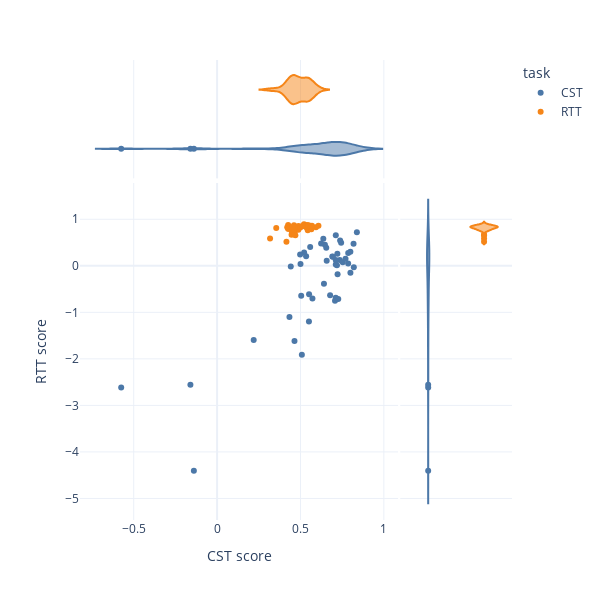

Write notebook code for a chart like this one.
### Code cell
signal = 'lfads_rates_joint_pca_shared'
df = src.decoder_analysis.precondition_td(td, signal)
models = src.decoder_analysis.fit_models(df, signal, target_name='Hand velocity')

trial_scores = src.decoder_analysis.score_trials(df.loc[df['Test set']],signal,models,target_name='Hand velocity')

fig = px.scatter(
    trial_scores.reset_index(),
    x='CST score',
    y='RTT score',
    color='task',
    hover_data=['trial_id'],
    marginal_x='violin',
    marginal_y='violin',
    template='plotly_white',
    width=600,
    height=600,
    color_discrete_sequence=px.colors.qualitative.T10,
)
fig.show()

### Figure 1 — Plotly figure (JSON) as saved in the notebook; plotly's stock layout.template omitted (floating-point values rounded to 4 significant figures)
{"data": [{"customdata": [[1], [40], [61], [85], [95], [97], [98], [100], [103], [109], [119], [123], [125], [133], [134], [174], [183], [188], [189], [193], [195], [201], [202], [203], [209], [212], [231], [232], [240], [244], [245], [271], [276], [289], [293], [297], [303], [304], [308], [337], [341], [347], [348], [360], [362], [374], [377]], "hovertemplate": "task=CST<br>CST score=%{x}<br>RTT score=%{y}<br>trial_id=%{customdata[0]}<extra></extra>", "legendgroup": "CST", "marker": {"color": "#4C78A8", "symbol": "circle"}, "mode": "markers", "name": "CST", "orientation": "v", "showlegend": true, "type": "scatter", "x": [0.6465, 0.5338, 0.6776, 0.7115, 0.7113, 0.7357, 0.2194, 0.7187, 0.7859, -0.5751, 0.5217, 0.5082, 0.5043, 0.5717, 0.7071, -0.1601, -0.1394, 0.7533, 0.464, 0.4979, 0.6944, 0.5506, 0.6546, 0.7265, 0.5515, 0.8197, 0.4418, 0.7438, 0.4339, 0.6407, 0.6572, 0.7994, 0.6237, 0.7701, 0.5002, 0.7113, 0.7861, 0.8181, 0.5581, 0.6369, 0.6907, 0.7992, 0.7377, 0.7224, 0.8381, 0.7117, 0.721], "xaxis": "x", "y": [0.4509, 0.2062, -0.6341, 0.02512, -0.6867, 0.1236, -1.597, 0.01061, 0.04647, -2.614, 0.2857, -1.913, -0.6443, -0.7047, -0.7506, -2.559, -4.404, 0.07596, -1.618, 0.2431, 0.1939, -1.199, 0.3862, -0.712, -0.6135, -0.03267, -0.01335, 0.4941, -1.101, -0.3861, 0.1076, -0.1492, 0.477, 0.1507, 0.0356, 0.1257, 0.2721, 0.4733, 0.4045, 0.5829, 0.2002, 0.2994, 0.5431, -0.1795, 0.7201, 0.6581, 0.2578], "yaxis": "y"}, {"alignmentgroup": "True", "customdata": [[1], [40], [61], [85], [95], [97], [98], [100], [103], [109], [119], [123], [125], [133], [134], [174], [183], [188], [189], [193], [195], [201], [202], [203], [209], [212], [231], [232], [240], [244], [245], [271], [276], [289], [293], [297], [303], [304], [308], [337], [341], [347], [348], [360], [362], [374], [377]], "hovertemplate": "task=CST<br>CST score=%{x}<br>trial_id=%{customdata[0]}<extra></extra>", "legendgroup": "CST", "marker": {"color": "#4C78A8", "symbol": "circle"}, "name": "CST", "offsetgroup": "CST", "scalegroup": "x", "showlegend": false, "type": "violin", "x": [0.6465, 0.5338, 0.6776, 0.7115, 0.7113, 0.7357, 0.2194, 0.7187, 0.7859, -0.5751, 0.5217, 0.5082, 0.5043, 0.5717, 0.7071, -0.1601, -0.1394, 0.7533, 0.464, 0.4979, 0.6944, 0.5506, 0.6546, 0.7265, 0.5515, 0.8197, 0.4418, 0.7438, 0.4339, 0.6407, 0.6572, 0.7994, 0.6237, 0.7701, 0.5002, 0.7113, 0.7861, 0.8181, 0.5581, 0.6369, 0.6907, 0.7992, 0.7377, 0.7224, 0.8381, 0.7117, 0.721], "xaxis": "x3", "yaxis": "y3"}, {"alignmentgroup": "True", "customdata": [[1], [40], [61], [85], [95], [97], [98], [100], [103], [109], [119], [123], [125], [133], [134], [174], [183], [188], [189], [193], [195], [201], [202], [203], [209], [212], [231], [232], [240], [244], [245], [271], [276], [289], [293], [297], [303], [304], [308], [337], [341], [347], [348], [360], [362], [374], [377]], "hovertemplate": "task=CST<br>RTT score=%{y}<br>trial_id=%{customdata[0]}<extra></extra>", "legendgroup": "CST", "marker": {"color": "#4C78A8", "symbol": "circle"}, "name": "CST", "offsetgroup": "CST", "scalegroup": "y", "showlegend": false, "type": "violin", "xaxis": "x2", "y": [0.4509, 0.2062, -0.6341, 0.02512, -0.6867, 0.1236, -1.597, 0.01061, 0.04647, -2.614, 0.2857, -1.913, -0.6443, -0.7047, -0.7506, -2.559, -4.404, 0.07596, -1.618, 0.2431, 0.1939, -1.199, 0.3862, -0.712, -0.6135, -0.03267, -0.01335, 0.4941, -1.101, -0.3861, 0.1076, -0.1492, 0.477, 0.1507, 0.0356, 0.1257, 0.2721, 0.4733, 0.4045, 0.5829, 0.2002, 0.2994, 0.5431, -0.1795, 0.7201, 0.6581, 0.2578], "yaxis": "y2"}, {"customdata": [[2], [19], [23], [25], [31], [34], [38], [50], [52], [57], [60], [68], [73], [75], [78], [81], [110], [111], [112], [114], [126], [137], [139], [149], [162], [169], [179], [198], [215], [247], [261], [262], [264], [313], [316], [333], [350], [363], [380], [383], [393]], "hovertemplate": "task=RTT<br>CST score=%{x}<br>RTT score=%{y}<br>trial_id=%{customdata[0]}<extra></extra>", "legendgroup": "RTT", "marker": {"color": "#F58518", "symbol": "circle"}, "mode": "markers", "name": "RTT", "orientation": "v", "showlegend": true, "type": "scatter", "x": [0.4648, 0.6077, 0.47, 0.5435, 0.3545, 0.4465, 0.5546, 0.4158, 0.3177, 0.4692, 0.4645, 0.5211, 0.4261, 0.4282, 0.4205, 0.4613, 0.4874, 0.4542, 0.4255, 0.5501, 0.5331, 0.5392, 0.5521, 0.5362, 0.461, 0.5926, 0.5653, 0.5424, 0.4881, 0.5604, 0.467, 0.5493, 0.4285, 0.4467, 0.5263, 0.499, 0.4613, 0.5687, 0.5121, 0.4576, 0.4516], "xaxis": "x", "y": [0.7511, 0.8612, 0.7654, 0.7634, 0.8125, 0.6645, 0.8369, 0.5179, 0.5873, 0.6534, 0.8457, 0.8937, 0.8782, 0.8348, 0.8255, 0.8146, 0.7752, 0.7841, 0.7978, 0.837, 0.8316, 0.874, 0.8258, 0.8315, 0.8732, 0.8306, 0.7866, 0.8443, 0.8527, 0.8442, 0.8218, 0.8724, 0.7954, 0.7539, 0.8503, 0.8235, 0.6794, 0.8608, 0.8565, 0.7716, 0.8282], "yaxis": "y"}, {"alignmentgroup": "True", "customdata": [[2], [19], [23], [25], [31], [34], [38], [50], [52], [57], [60], [68], [73], [75], [78], [81], [110], [111], [112], [114], [126], [137], [139], [149], [162], [169], [179], [198], [215], [247], [261], [262], [264], [313], [316], [333], [350], [363], [380], [383], [393]], "hovertemplate": "task=RTT<br>CST score=%{x}<br>trial_id=%{customdata[0]}<extra></extra>", "legendgroup": "RTT", "marker": {"color": "#F58518", "symbol": "circle"}, "name": "RTT", "offsetgroup": "RTT", "scalegroup": "x", "showlegend": false, "type": "violin", "x": [0.4648, 0.6077, 0.47, 0.5435, 0.3545, 0.4465, 0.5546, 0.4158, 0.3177, 0.4692, 0.4645, 0.5211, 0.4261, 0.4282, 0.4205, 0.4613, 0.4874, 0.4542, 0.4255, 0.5501, 0.5331, 0.5392, 0.5521, 0.5362, 0.461, 0.5926, 0.5653, 0.5424, 0.4881, 0.5604, 0.467, 0.5493, 0.4285, 0.4467, 0.5263, 0.499, 0.4613, 0.5687, 0.5121, 0.4576, 0.4516], "xaxis": "x3", "yaxis": "y3"}, {"alignmentgroup": "True", "customdata": [[2], [19], [23], [25], [31], [34], [38], [50], [52], [57], [60], [68], [73], [75], [78], [81], [110], [111], [112], [114], [126], [137], [139], [149], [162], [169], [179], [198], [215], [247], [261], [262], [264], [313], [316], [333], [350], [363], [380], [383], [393]], "hovertemplate": "task=RTT<br>RTT score=%{y}<br>trial_id=%{customdata[0]}<extra></extra>", "legendgroup": "RTT", "marker": {"color": "#F58518", "symbol": "circle"}, "name": "RTT", "offsetgroup": "RTT", "scalegroup": "y", "showlegend": false, "type": "violin", "xaxis": "x2", "y": [0.7511, 0.8612, 0.7654, 0.7634, 0.8125, 0.6645, 0.8369, 0.5179, 0.5873, 0.6534, 0.8457, 0.8937, 0.8782, 0.8348, 0.8255, 0.8146, 0.7752, 0.7841, 0.7978, 0.837, 0.8316, 0.874, 0.8258, 0.8315, 0.8732, 0.8306, 0.7866, 0.8443, 0.8527, 0.8442, 0.8218, 0.8724, 0.7954, 0.7539, 0.8503, 0.8235, 0.6794, 0.8608, 0.8565, 0.7716, 0.8282], "yaxis": "y2"}], "layout": {"height": 600, "legend": {"title": {"text": "task"}, "tracegroupgap": 0}, "margin": {"t": 60}, "width": 600, "xaxis": {"anchor": "y", "domain": [0, 0.7363], "title": {"text": "CST score"}}, "xaxis2": {"anchor": "y2", "domain": [0.7413, 1], "matches": "x2", "showgrid": false, "showline": false, "showticklabels": false, "ticks": ""}, "xaxis3": {"anchor": "y3", "domain": [0, 0.7363], "matches": "x", "showgrid": true, "showticklabels": false}, "xaxis4": {"anchor": "y4", "domain": [0.7413, 1], "matches": "x2", "showgrid": false, "showline": false, "showticklabels": false, "ticks": ""}, "yaxis": {"anchor": "x", "domain": [0, 0.7326], "title": {"text": "RTT score"}}, "yaxis2": {"anchor": "x2", "domain": [0, 0.7326], "matches": "y", "showgrid": true, "showticklabels": false}, "yaxis3": {"anchor": "x3", "domain": [0.7426, 1], "matches": "y3", "showgrid": false, "showline": false, "showticklabels": false, "ticks": ""}, "yaxis4": {"anchor": "x4", "domain": [0.7426, 1], "matches": "y3", "showgrid": true, "showline": false, "showticklabels": false, "ticks": ""}}}
